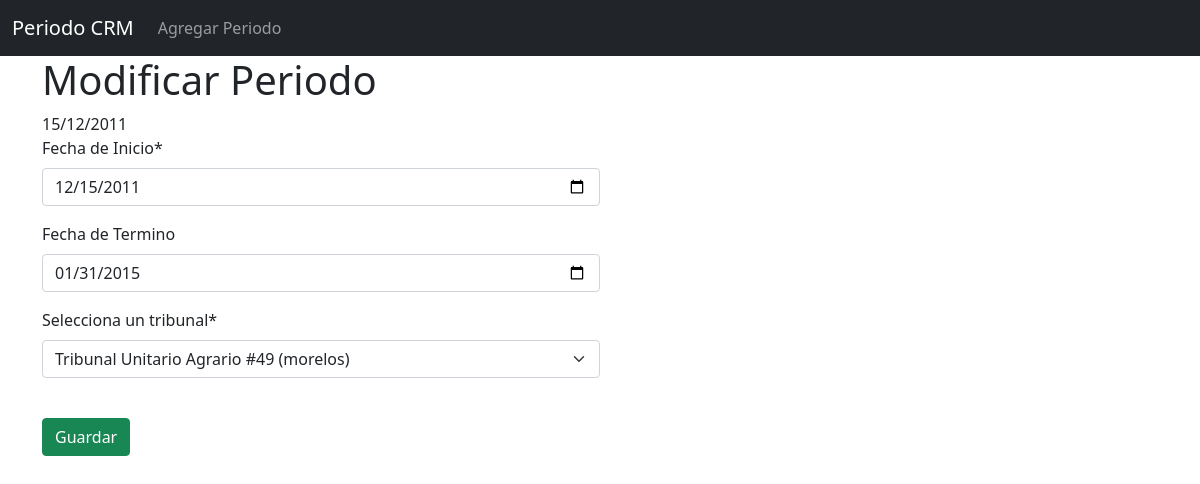
Screenshot of /periodo/update/2 with the database file from the repository.
### periodo/models.py (models this page shows, shortened)
class Periodo (models.Model):
    fecha_inicio = models.DateField(auto_now=False, auto_now_add=False)
    fecha_termino = models.DateField(auto_now=False, auto_now_add=False, null=True, blank=True)
    fk_tribunal = models.ForeignKey(Tribunal, on_delete=models.CASCADE)
    class Meta:
        db_table = 'Periodo'
        verbose_name = "periodo"
        ordering = ['fecha_inicio']
        verbose_name_plural = "periodos"

### periodo/views.py (the view)
# urls.py: path('update/<int:pk>', PeriodoUpdate.as_view(), name='update'),
class PeriodoUpdate(UpdateView):
    model = Periodo
    form_class = PeriodoForm
    success_url = reverse_lazy('periodo:index')
    template_name = 'periodo/periodo_update_form.html'

### periodo/forms.py
class PeriodoForm(forms.ModelForm):
    class Meta:
        model = Periodo
        fields = ('fecha_inicio', 'fecha_termino', 'fk_tribunal')
        labels = {
            'fecha_inicio': 'Fecha de Inicio',
            'fecha_termino': 'Fecha de Termino',
            'fk_tribunal': 'Selecciona un tribunal'
        }
        widgets = {
            'fecha_inicio': forms.TextInput( attrs={ 'placeholder': 'dd/mm/yyyy', 'type': 'date' } ),
            'fecha_termino': forms.TextInput( attrs={ 'placeholder': 'dd/mm/yyyy', 'type': 'date' } ),
        }

### tribunal/models.py (called while the page is built)
    def __str__(self):
        return f'{self.nombre} ({self.estado})'

### periodo/templates/periodo/periodo_update_form.html (shortened to what this page needs)
{% extends 'periodo/base.html' %}
{% load crispy_forms_tags %}
{% block content %}
<h1>Modificar Periodo</h1>{{object.fecha_inicio|date:'d/m/Y'}}
<br>
<div class="col-6">
    <form method="post">
        {{ form|crispy }}
        <br>
        <button class="btn btn-success" type="submit">Guardar</button>
    </form>
</div>
{% endblock content %}

### rows the page displays
Periodo: fecha_inicio "15/12/2011", fecha_inicio "12/15/2011", fecha_termino "01/31/2015", fk_tribunal "Tribunal Unitario Agrario #49 (morelos)"
